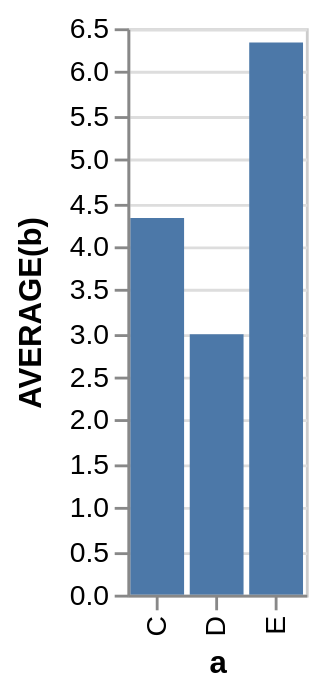

Vega-Lite specification stored for this chart:
### Vega specification from a JSON file in a GitHub repository (floating-point values rounded to 4 significant figures)
{"$schema": "https://vega.github.io/schema/vega/v3.0.json", "autosize": "pad", "padding": 5, "encode": {"update": {"stroke": {"value": "#ccc"}, "fill": {"value": "transparent"}}}, "data": [{"name": "source_0", "values": [{"a": "C", "b": 2}, {"a": "C", "b": 7}, {"a": "C", "b": 4}, {"a": "D", "b": 1}, {"a": "D", "b": 2}, {"a": "D", "b": 6}, {"a": "E", "b": 8}, {"a": "E", "b": 4}, {"a": "E", "b": 7}]}, {"name": "data_0", "source": "source_0", "transform": [{"type": "formula", "expr": "toNumber(datum[\"b\"])", "as": "b"}, {"type": "aggregate", "groupby": ["a"], "ops": ["average"], "fields": ["b"], "as": ["average_b"]}]}], "signals": [{"name": "x_step", "value": 21}, {"name": "width", "update": "bandspace(domain('x').length, 0.1, 0.05) * x_step"}, {"name": "height", "update": "200"}], "marks": [{"name": "marks", "type": "rect", "role": "bar", "from": {"data": "data_0"}, "encode": {"update": {"x": {"scale": "x", "field": "a"}, "width": {"scale": "x", "band": true}, "y": {"scale": "y", "field": "average_b"}, "y2": {"scale": "y", "value": 0}, "fill": {"value": "#4c78a8"}}}}], "scales": [{"name": "x", "type": "band", "domain": {"data": "data_0", "field": "a", "sort": true}, "range": {"step": {"signal": "x_step"}}, "round": true, "paddingInner": 0.1, "paddingOuter": 0.05}, {"name": "y", "type": "linear", "domain": {"data": "data_0", "field": "average_b"}, "range": [{"signal": "height"}, 0], "round": true, "nice": true, "zero": true}], "axes": [{"scale": "x", "orient": "bottom", "tickCount": 5, "title": "a", "zindex": 1, "encode": {"labels": {"update": {"angle": {"value": 270}, "align": {"value": "right"}, "baseline": {"value": "middle"}}}}}, {"scale": "y", "maxExtent": 25, "minExtent": 25, "orient": "left", "title": "AVERAGE(b)", "zindex": 1}, {"scale": "y", "domain": false, "grid": true, "labels": false, "orient": "left", "ticks": false, "zindex": 0, "gridScale": "x"}]}
